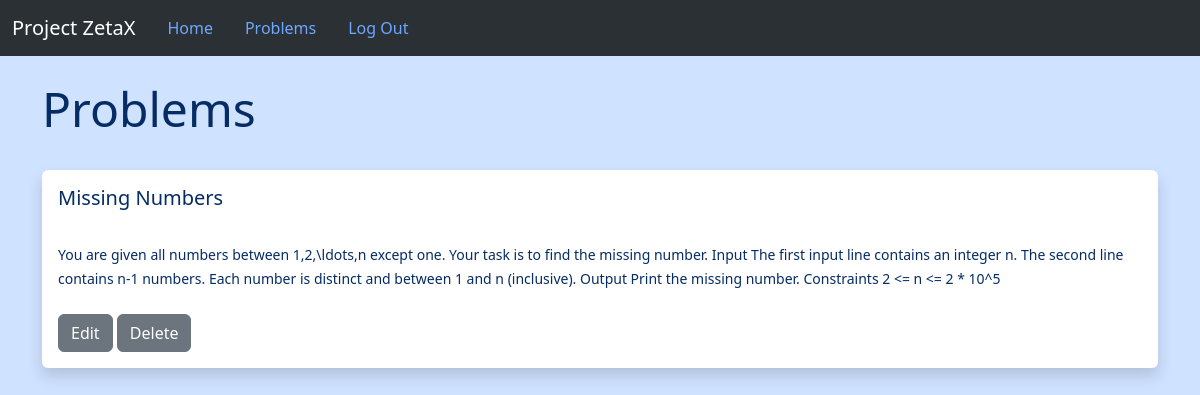
The app's page /show_judge_problems/1 (signed in) with its own data.
### Project/models.py (models this page shows, shortened)
class Problem(db.Model):
    __bind_key = 'problems'
    id = db.Column(db.Integer, primary_key=True)
    title = db.Column(db.String(100), nullable=False)
    description = db.Column(db.String(2000), nullable=False)
    sample_input = db.Column(db.String(100), nullable=False)
    sample_output = db.Column(db.String(100), nullable=False)
    exe_time = db.Column(db.Integer, nullable=False)
    exe_space = db.Column(db.Integer, nullable=False)
    user_id = db.Column(db.Integer, db.ForeignKey('user.id'))

### Project/routes.py (the view)
    def wrapped_function_judge(*args,**kwargs):
        if (current_user.is_authenticated) and (current_user.type != 'Judge'):
            flash("Please log in as Judge to access this page",'error')
            return redirect(url_for('home'))
        return inner_func(*args,**kwargs)

### Project/models.py (called while the page is built)
@login_manager.user_loader
def load_user(id):
    return User.query.get(int(id))

### Project/routes.py (called while the page is built)
def judge_required(inner_func):
    def wrapped_function_judge(*args,**kwargs):
        if (current_user.is_authenticated) and (current_user.type != 'Judge'):
            flash("Please log in as Judge to access this page",'error')
            return redirect(url_for('home'))
        return inner_func(*args,**kwargs)
    wrapped_function_judge.__name__ = inner_func.__name__
    return wrapped_function_judge

@app.route('/show_judge_problems/<int:id>',methods=['GET','POST'])
@login_required
@judge_required
def show_judge_problems(id):
    judge = User.query.get_or_404(id)
    return render_template('show_judge_problems.html',problems=judge.problems)

### Project/templates/show_judge_problems.html (shortened to what this page needs)
{% extends 'base.html' %}
{% block content %}
    <br/>
    <h1>Problems</h1>
    <br/>
    {% for problem in problems %}
        <div  class="shadow p-3 mb-5 bg-body rounded" style="max-height: 220px;">
            <h4>{{ problem.title }}</h4><br/>
            <small>{{ problem.description }}</small><br/><br/>
            <a href="/modify_problem/{{problem.id}}" class="btn btn-secondary">Edit</a>
            <a href="/delete_problem/{{problem.id}}" class="btn btn-secondary">Delete</a>
        </div>
    {% endfor %}
{% endblock %}

### Project/static/CSS/style-home.css (style rules this page uses)
h1 { font-size: 48px; }
h4 { font-size: 20px; }
a { font-size: 18px; color: #000000; }

### records on screen
Problem: title "Missing Numbers", description "You are given all numbers between 1,2,\\ldots,n except one. Your task is to find the missing number. Input The first input line contains an integer n. The second line contains n-1 numbers. Each number is distinct and between 1 and n (inclusive). Output Print the missing number. Constraints 2 <= n <= 2 * 10^5"
